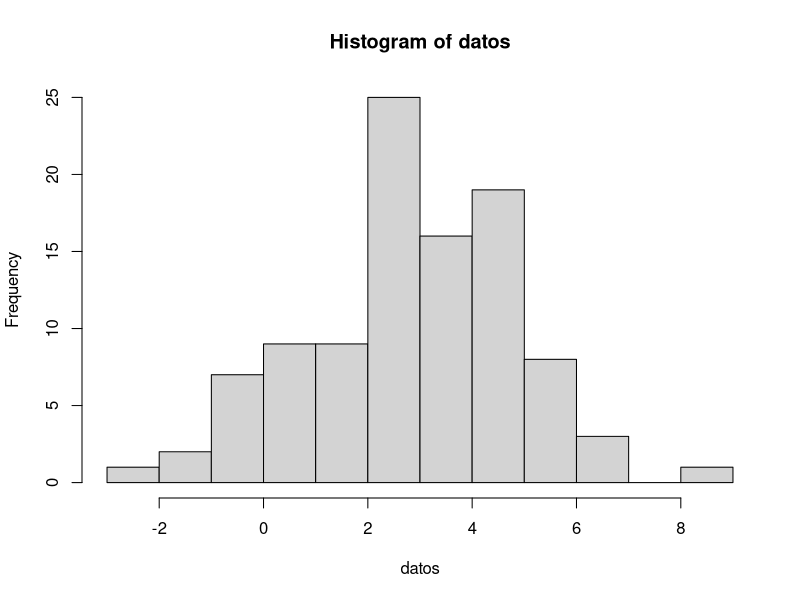
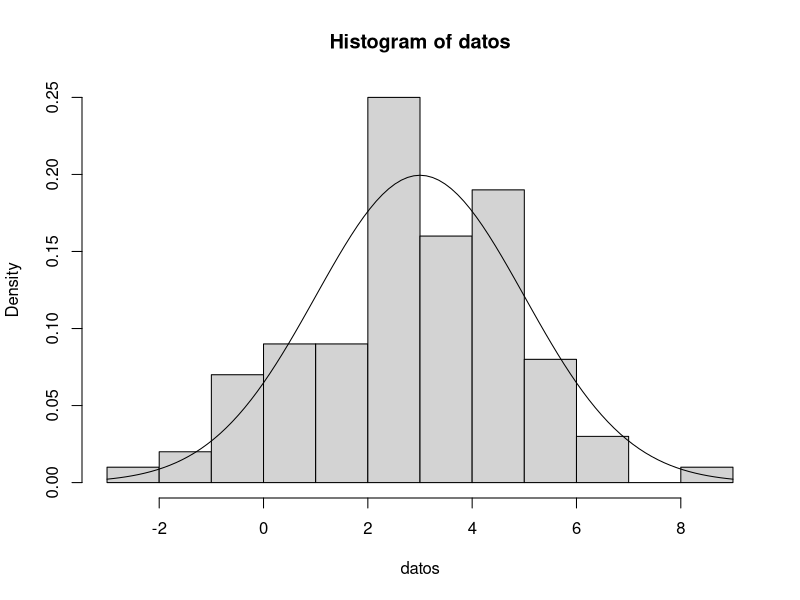
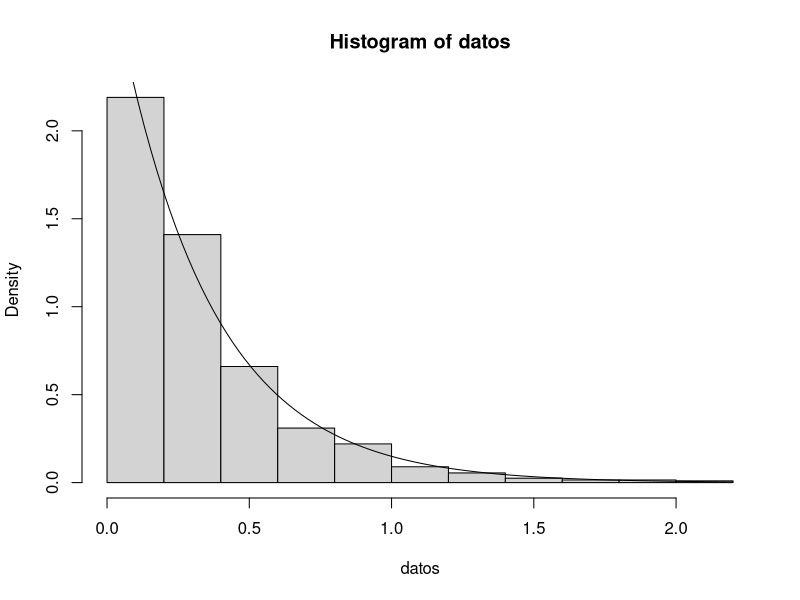

These charts were generated, in order, by the following R code:
####Distribución binomial####
#dbinom -> funcion de masa de probabilidad
#pbinom -> funcion de distribucion
#qbinom -> funcion de cuartiles
#rbinom -> genera valores aleatorios
####uso:####
#dbinom(x, size, prob, log=FALSE)
#pbinom(q, size, prob, lower.tail=TRUE, log.p=FALSE)
#qbinom(p, size, prob, lower.tail=TRUE, log.p=FALSE)
#rbinom(n, size, prob)
#Argumentos
#x, q: verctor de cuantiles
#p: vector de probalidades
#n: numero de observaciones. Por defecto es 1
#log, log.p: son valores lógicos; si son TRUE, las probabilidades p se dan como log(p)
#lower.tail: es un valor logico; si en TRUE, las probabilidades se refieren a la probabilidad acumulada
  #P[X<=x], en otro caso es lo contrario P[X>x]
####Ejemplos####
#ej1. Calcular la probalidad de obtener 4 caras al lanzar 6 veces una moneda
#P[X=4], con X -> B(6, 0.5)
dbinom(x=4, size = 6, prob = 0.5)
#Calcular la probabilidad de obtener como mucho 4 caras al lanzar 6 veces una monera perfecta
#P[X<= 4] con X -> (6, 0.5)
pbinom(q = 4, size = 6, prob = 0.5)
pbinom(4, 6, 0.5)
#Calcular el valor de x, tal que la probabilidad de que esta variable tome un valor determinado P[X<=x]=0.89
qbinom(0.89, 6, 0.5)
#Generar 10 valores pseudoaleatorios de una B(6, 0.5)

rbinom(10, 6, 0.5)
#Supongamos que el 10% de los tubos producidos por una máquina son defectuosos y supongamos tambien, 
#que produce 15 tubos cada hora. Cada tubo es independiente de los otros. Se juzga que el proceso esta 
#fuera de control cuando se produce más de 4 tubos defectuosos en una hora concreta. 
#Simular el número de tubos defectuosos producidos por la máquina en cada hora a lo largo de un periodo 
#de 24 horas y determinar si el proceso esta fuera de control en algun momento.
tubosDefectuosos = rbinom(24, 15, 0.1)
tubosDefectuosos
any(tubosDefectuosos>4)
sum(tubosDefectuosos>4)

##### Distribución de Poisson ####
#dpois -> funcion de probabilidad
#ppois -> funcion de distribución
#qpois -> funcion de cuantiles
#rpois -> genera valores aleatorios
####Uso:####
#dpois(x, lamda)
#ppois(q, lamda, lower.tail=TRUE)
#qpois(p, lamda, lower.tail =TRUE)
#rpois(n, lamda)
#####Ejemplo:####
#Supongamos que el número de accidentes que ocurren en una carretera al año, 
#tiene una distribución de poisson de medie 3.7.
#a. Probabilidad de que en un año hayan 6 accidentes
#b. Probabilidad de que en un año haya menos de 2 accidentes
#c. Probabilidad de que en un año hayan más de 8 accidentes.
#d. Número maximo de accidentes que se produciran con probabilidad mayor o igual a 0.9
#e. Simular el número anual de accidentes que se produciran en un periodo de 20 años.
#a. 
dpois(6, 3.7)
#b. 
ppois(2, 3.7)
#c. 
ppois(8, 3.7, lower.tail = FALSE)
#d.
qpois(0.9, 3.7)
#e.
rpois(20, 3.7)
#### Distribucion normal ####
#Entandar -> media 0 y sd 1
#dnorm(x, mean=0, sd=1)
#pnorm(q, mean=0, sd=1, lower.tail=TRUE)
#qnorm(p, mean=0, sd=1, lower.tail =TRUE)
#rnorm(n, mean=0, sd=1)
datos=rnorm(100, 3, 2)
datos
hist(datos)
hist(datos, freq = FALSE)
curve(dnorm(x, 3, 2), add=TRUE)
####Distribución exponencial####
#dexp->funcion de densidad
#pexp -> funcion de distribución
#qexp -> funcion de cuantiles
#rexp -> genera variables aleatorias
####USO:####
#dexp(x, rate=1, log=FALSE)
#pexp(q, rate=1, lower.tail=TRUE, log.p=FALSE)
#qexp(p, rate=1, lower.tail=TRUE, log.p=FALSE)
#rexp(n, rate=1)
#### Ejemplo ####
#Supongamos que el tiempo de servicio en un banco se 
#modeliza con una variable aleatoria con una distribución 
#exponencial de razon 3 clientes por minuto. Calcular la 
#probabilidad de que un cliente sea servido en menos de 
#un minuto
#P[X<=1], X ->exp(3)
pexp(1,3)
#Simular mediante en metodo de la transformada inversa 
#10 valores de la distribución exp(3) usando una semilla 111
set.seed(111)
r=runif(10)
datos= -log(1-r)/3
datos
#Simular 1000 valores de una distribución exponencial y 
#comparar histograma con la funcion de densidade teorica 
#de la distribución
set.seed(111)
r = runif(1000)
datos=-log(1-r)/3
hist(datos, freq = FALSE)
curve(dexp(x, 3), add=TRUE)

set.seed(111)
x=rexp(10,3)
x
